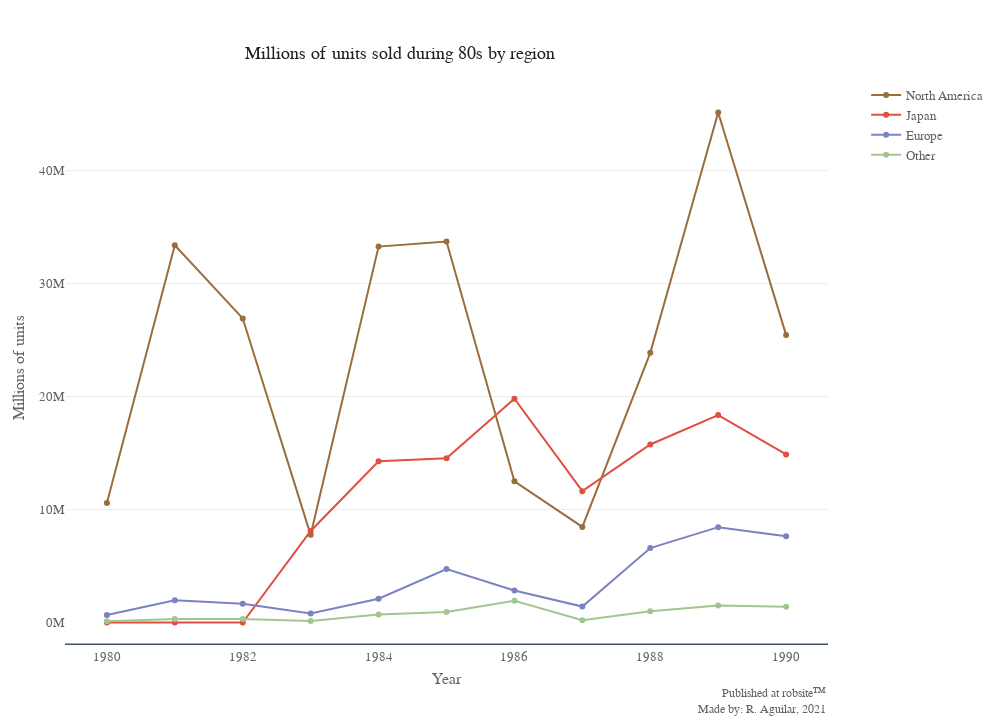

The notebook cell this image was saved under:
### Markdown cell above
After the drop because of the oversupply of titles, Nintendo Entertainment saw a chance
 to take over the American market with its local bestseller the
<i>Famicom</i>. This was transformed through a redesign adapted for the North American
public, being renamed as <a href="https://en.wikipedia
.org/wiki/Nintendo_Entertainment_System#North_American_release">NES</a> (Nintendo
Entertainment System), previously named Nintendo Advanced Video System.

Also, thanks to the great success known as Donkey Kong, the mastermind <a
href="https://en.wikipedia.org/wiki/Shigeru_Miyamoto">Shigeru Miyamoto</a>, takes
advantage of the success of Jumpman and Pauline; in 1983 he released Mario Bros and the
 rest is history.

The Donkey Kong game despite being called referring to the antagonist of the video
game, was not the most interesting character for consumers, instead it was Jumpman, also
known as Mario.

The importance of Nintendo for the North American market can be seen through the
following graph, where the global sales of titles are generally seen in the four
regions, in which North America covers the largest numbers by far.

### Code cell
# Aggregation dictionary by region
agg_region = {'NA_Sales': 'sum', 'JP_Sales': 'sum', 'EU_Sales': 'sum', 'Other_Sales':
    'sum', 'Global_Sales': 'sum'}

# Dataframe of regions 80-90s
reg8090 = df[games8090].groupby("Year_of_Release").agg(agg_region).reset_index()\
    .sort_values("Year_of_Release", ascending=True)

# To loop and place the traces
region_suffix = '_Sales'
regions = ['NA', 'JP', 'EU', 'Other']
region_names = ['North America', 'Japan', 'Europe', 'Other']
i=0

# Generate graph object
regplot = go.Figure()
for region in regions:
    regplot.add_trace(go.Scatter(x = reg8090['Year_of_Release'], y =
    reg8090[region+region_suffix], mode='markers+lines', name=region_names[i]))
    i += 1

# Line Layout
layoutreg = {"font": {"size": fontimg,
                    "color": colorfont,
                    "family": "segoe ui light"},
            "title":{'y':0.935,
                    'text': "Millions of units sold during 80s by region",
                    'x':0.4,
                    "yref":"container",
                    'xanchor': 'center',
                    'yanchor': 'top',
                    "font.family":"bahnschrift light",
                    "font.color":"#202020",
                    "font.size":fontimg+5,
                    "pad.b":15, # to avoid overlap with graph
                    "pad.l":1},
            "showlegend": True,
            "legend":{"font.size": fontimg,
                      "bordercolor": "#F70000",
                      "itemclick":"toggleothers",
                      "itemwidth": 30,
                      "itemdoubleclick":False,
                      "title.side": "top",
                      "title.font.color": "#202020",
                      "title.font.size": fontimg+2,
                      "x":1.05}, # distance with the plot default to 1.02
            "margin":{"b": 65,
                      "l": 65,
                      "r": 65,
                      "t": 80,
                      "pad": 0},
            "autosize":True,
            "width": widthimg,
            "height": heightimg,
            "separators": ". ",
            "paper_bgcolor": "#fff",
            "plot_bgcolor": "#fff",
            "autotypenumbers": "convert types",
            "colorway": ["#996E3F", "#E05040", "#7B82C1", "#A1C790"],
            "modebar":{"add":["togglespikelines"], #"drawline","eraseshape"
                       "orientation":"v",
                       "remove":["zoomin","zoomout","zoom","lasso","select"],
                       "activecolor":"#171717"},
            "hoverdistance":50, #Distance between cursor and hover announce
            "hovermode":"x unified",
            "hoverlabel":{"align":"left",
                          "bordercolor":"#fff",
                          "bgcolor":"#3D5165",
                          "font.color":"#FFFFFF",
                          "font.family":"segoe ui light",
                          "font.size":fontimg},
            "grid":{"pattern":"coupled",
                    "roworder":"bottom to top",
                    "xgap":0.5,
                    "ygap":0.5,
                    "xside":"bottom"},
            "newshape":{"line.color":"#3D5165",
                        "line.width":1.5,
                        "opacity":0.7},
            "activeshape.opacity":0.7,
            "xaxis": {"gridcolor":"#fff",
                      "spikecolor":"#DEDEDE", # Horizontal line hovered
                      "spikethickness":1.5,
                      "title":"Year",
                      "showspikes": False,
                      "linecolor":"#3D5165", # Bottom colored line, zeroline on yaxis is preferred
                      "linewidth":1.5,
                      "anchor":"free",
                      "position":0.02,
                      "showgrid":False,
                      "tickcolor":"#FD0000",
                      "ticklabelposition": "outside",
                      "title.standoff": 10, #Distance between axis title and axis labels
                      "automargin": True},
            "yaxis": {"gridcolor":"#EDEDED",
                      "title":"Millions of units",
                      "spikecolor":"#DEDEDE", # Horizontal line hovered
                      "spikethickness":1.5,
                      "showspikes": False,
                      "ticklabelposition": "outside",
                      "tickprefix": "", #Label prefix
                      "ticksuffix": "M",
                      "title.standoff": 10, #Distance between axis title and axis labels
                      "automargin": True},
            "annotations":[{"text":author,
                            "align": "right",
                            "visible":True,
                            "xref":"paper",
                            "yref":"paper",
                            "x":1,
                            "y":-0.11,
                            "showarrow":False,
                            "font.size":fontimg-1}]}

# Update layout
regplot.update_layout(layoutreg)
regplot.show()

### Figure 1 — Plotly figure (JSON) as saved in the notebook; plotly's stock layout.template omitted (floating-point values rounded to 4 significant figures)
{"data": [{"mode": "markers+lines", "name": "North America", "type": "scatter", "x": [1980.0, 1981.0, 1982.0, 1983.0, 1984.0, 1985.0, 1986.0, 1987.0, 1988.0, 1989.0, 1990.0], "y": [10.59, 33.4, 26.92, 7.76, 33.28, 33.73, 12.5, 8.46, 23.87, 45.15, 25.46]}, {"mode": "markers+lines", "name": "Japan", "type": "scatter", "x": [1980.0, 1981.0, 1982.0, 1983.0, 1984.0, 1985.0, 1986.0, 1987.0, 1988.0, 1989.0, 1990.0], "y": [0.0, 0.0, 0.0, 8.1, 14.27, 14.54, 19.81, 11.63, 15.76, 18.36, 14.88]}, {"mode": "markers+lines", "name": "Europe", "type": "scatter", "x": [1980.0, 1981.0, 1982.0, 1983.0, 1984.0, 1985.0, 1986.0, 1987.0, 1988.0, 1989.0, 1990.0], "y": [0.67, 1.96, 1.65, 0.8, 2.1, 4.74, 2.84, 1.41, 6.59, 8.44, 7.63]}, {"mode": "markers+lines", "name": "Other", "type": "scatter", "x": [1980.0, 1981.0, 1982.0, 1983.0, 1984.0, 1985.0, 1986.0, 1987.0, 1988.0, 1989.0, 1990.0], "y": [0.12, 0.32, 0.31, 0.14, 0.7, 0.92, 1.93, 0.2, 0.99, 1.5, 1.4]}], "layout": {"activeshape": {"opacity": 0.7}, "annotations": [{"align": "right", "font": {"size": 12}, "showarrow": false, "text": "Published at <a href='https://robsite.media'>robsite&#8482;</a><br>Made by: R. Aguilar, 2021", "visible": true, "x": 1, "xref": "paper", "y": -0.11, "yref": "paper"}], "autosize": true, "autotypenumbers": "convert types", "colorway": ["#996E3F", "#E05040", "#7B82C1", "#A1C790"], "font": {"color": "#636363", "family": "segoe ui light", "size": 13}, "grid": {"pattern": "coupled", "roworder": "bottom to top", "xgap": 0.5, "xside": "bottom", "ygap": 0.5}, "height": 720, "hoverdistance": 50, "hoverlabel": {"align": "left", "bgcolor": "#3D5165", "bordercolor": "#fff", "font": {"color": "#FFFFFF", "family": "segoe ui light", "size": 13}}, "hovermode": "x unified", "legend": {"bordercolor": "#F70000", "font": {"size": 13}, "itemclick": "toggleothers", "itemdoubleclick": false, "itemwidth": 30, "title": {"font": {"color": "#202020", "size": 15}, "side": "top"}, "x": 1.05}, "margin": {"b": 65, "l": 65, "pad": 0, "r": 65, "t": 80}, "modebar": {"activecolor": "#171717", "add": ["togglespikelines"], "orientation": "v", "remove": ["zoomin", "zoomout", "zoom", "lasso", "select"]}, "newshape": {"line": {"color": "#3D5165", "width": 1.5}, "opacity": 0.7}, "paper_bgcolor": "#fff", "plot_bgcolor": "#fff", "separators": ". ", "showlegend": true, "title": {"font": {"color": "#202020", "family": "bahnschrift light", "size": 18}, "pad": {"b": 15, "l": 1}, "text": "Millions of units sold during 80s by region", "x": 0.4, "xanchor": "center", "y": 0.935, "yanchor": "top", "yref": "container"}, "width": 1000, "xaxis": {"anchor": "free", "automargin": true, "gridcolor": "#fff", "linecolor": "#3D5165", "linewidth": 1.5, "position": 0.02, "showgrid": false, "showspikes": false, "spikecolor": "#DEDEDE", "spikethickness": 1.5, "tickcolor": "#FD0000", "ticklabelposition": "outside", "title": {"standoff": 10, "text": "Year"}}, "yaxis": {"automargin": true, "gridcolor": "#EDEDED", "showspikes": false, "spikecolor": "#DEDEDE", "spikethickness": 1.5, "ticklabelposition": "outside", "tickprefix": "", "ticksuffix": "M", "title": {"standoff": 10, "text": "Millions of units"}}}}
